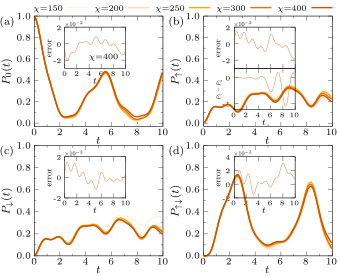

Write gnuplot code to recreate this figure.
set term epslatex standalone size 8.6cm,7cm font ",8" header\
'\usepackage{scalerel}'

lw = 4

#set linestyle 1 lw lw lc rgb "pink"
#set linestyle 2 lw lw lc rgb "red"
# set linestyle 1 lw lw lc rgb "gray"
# set linestyle 2 lw lw lc rgb "black"
# set linestyle 3 lw lw lc rgb "#90EE90"
# set linestyle 4 lw lw lc rgb "#009E73"
# set linestyle 5 lw lw lc rgb "#1E90FF"
# set linestyle 6 lw lw lc rgb "blue"
# set linestyle 1 lw lw lc rgb "pink"
# set linestyle 2 lw lw lc rgb "red"
# set linestyle 3 lw lw lc rgb "#90EE90"
# set linestyle 4 lw lw lc rgb "#009E73"
# set linestyle 5 lw lw lc rgb "#1E90FF"
# set linestyle 6 lw lw lc rgb "blue"
# set linestyle 7 lw lw lc rgb "violet"
# set linestyle 8 lw lw lc rgb "dark-violet"
# set linestyle 9 lw lw lc rgb "#DEB887"
# set linestyle 10 lw lw lc rgb "#CD853F"


#set linestyle 1 lw lw lc rgb "#FFC8C8"
#set linestyle 2 lw lw lc rgb "#FFA0A0"
#set linestyle 3 lw lw lc rgb "#FF7F7F"
#set linestyle 4 lw lw lc rgb "#FF5050"
#set linestyle 5 lw lw lc rgb "#FF0000"
set linestyle 1 lw lw lc rgb "#FFF2E6"
set linestyle 2 lw lw lc rgb "#FFD8B1"
set linestyle 3 lw lw lc rgb "#FFA500"
set linestyle 4 lw lw lc rgb "#E67300"
set linestyle 5 lw lw lc rgb "#CC5500"
#set style arrow 1 noborder lw 2 size 1,20

set out "fig.tex"
set multiplot


# main Figure
set xrange [-0.05:1.05]
set yrange [0:0.55]
set ytics 0,0.1,0.5 offset 0.5,0
set format x '\small{%g}'
set format y '\small{%.1f}'
set xlabel '$\Gamma t$' offset 0,1.2
set ylabel '$\mathcal{G}(\tau)$' offset 3,0
#set key samplen 1 maxcolumns 1
set lmargin 0
set rmargin 0
set tmargin 0
set bmargin 0

w=0.38
h=0.4

# (a)
set size w,h
set origin 0.1,0.54
#set label '$\scriptstyle\beta=10$' at graph 0.4,1.08
set xlabel '$t$' offset 0,1.2
set ylabel '$P_0(t)$' offset 2.5,0
set xrange [0:10]
set xtics 0,2,10 offset 0,0.48
set yrange [-0.03:1]
set ytics -1,0.2,1
set mxtics 2
set mytics 2
# set label '$\chi=200$' at graph 0.4,0.9
# set arrow from graph 0.75,0.915 to graph 0.9,0.915 ls 1 nohead
# set arrow from graph 0.75,0.885 to graph 0.9,0.885 ls 5 dt 2 nohead
# set label '$\chi=250$' at graph 0.4,0.8
# set arrow from graph 0.75,0.815 to graph 0.9,0.815 ls 2 nohead
# set arrow from graph 0.75,0.785 to graph 0.9,0.785 ls 6 dt 2 nohead
# set label '$\chi=300$' at graph 0.4,0.7
# set arrow from graph 0.75,0.715 to graph 0.9,0.715 ls 3 nohead
# set arrow from graph 0.75,0.685 to graph 0.9,0.685 ls 7 dt 2 nohead
# set label '$\chi=400$' at graph 0.4,0.6
# set arrow from graph 0.75,0.615 to graph 0.9,0.615 ls 4 nohead
# set arrow from graph 0.75,0.585 to graph 0.9,0.585 ls 8 dt 2 nohead
set label '(a)' at graph -0.27,0.95
set key Left maxrows 1 samplen 2.5 width -2 vertical spacing 0.9 offset 27.4,1.6
plot "vacuum_Nt200_chi150.dat" u 1:2 w l ls 1 t '$\scriptstyle\chi=150$',\
     "vacuum_Nt200_chi200.dat" u 1:2 w l ls 2 t '$\scriptstyle\chi=200$',\
     "vacuum_Nt200_chi250.dat" u 1:2 w l ls 3 t '$\scriptstyle\chi=250$',\
     "vacuum_Nt200_chi300.dat" u 1:2 w l ls 4 t '$\scriptstyle\chi=300$',\
     "vacuum_Nt200_chi400.dat" u 1:2 w l ls 5 t '$\scriptstyle\chi=400$',\
#     "vacuum_Nt100_chi200.dat" u 1:2 w l ls 5 dt 2 notitle,\
     "vacuum_Nt100_chi250.dat" u 1:2 w l ls 6 dt 2 notitle,\
     "vacuum_Nt100_chi300.dat" u 1:2 w l ls 7 dt 2 notitle,\
     "vacuum_Nt100_chi400.dat" u 1:2 w l ls 8 dt 2 notitle

# (b)
unset label
unset arrow
set size w,h
set origin 0.6,0.54
#set label '$\scriptstyle\beta=100$' at graph 0.4,1.08
set ylabel '$P_{\uparrow}(t)$' offset 2.5,0
set xtics 0,2,100 offset 0,0.48
set xrange [0:10]
set label '(b)' at graph -0.27,0.95
plot "nup_Nt200_chi150.dat" u 1:2 w l ls 1 notitle,\
     "nup_Nt200_chi200.dat" u 1:2 w l ls 2 notitle,\
     "nup_Nt200_chi250.dat" u 1:2 w l ls 3 notitle,\
     "nup_Nt200_chi300.dat" u 1:2 w l ls 4 notitle,\
     "nup_Nt200_chi400.dat" u 1:2 w l ls 5 notitle,\
     #"nup_Nt100_chi200.dat" u 1:2 w l ls 5 dt 2 notitle,\
     "nup_Nt100_chi250.dat" u 1:2 w l ls 6 dt 2 notitle,\
     "nup_Nt100_chi300.dat" u 1:2 w l ls 7 dt 2 notitle,\
     "nup_Nt100_chi400.dat" u 1:2 w l ls 8 dt 2 notitle,\
     


# (c)
unset label
set size w,h
set origin 0.1,0.07
set ylabel '$P_{\downarrow}(t)$' offset 2.5,0
set xrange [0:10]
set xtics 0,2,10 offset 0,0.48
set yrange [0:1]
set ytics 0,0.2,1
set label '(c)' at graph -0.27,0.95
plot "ndown_Nt200_chi150.dat" u 1:2 w l ls 1 notitle,\
     "ndown_Nt200_chi200.dat" u 1:2 w l ls 2 notitle,\
     "ndown_Nt200_chi250.dat" u 1:2 w l ls 3 notitle,\
     "ndown_Nt200_chi300.dat" u 1:2 w l ls 4 notitle,\
     "ndown_Nt200_chi400.dat" u 1:2 w l ls 5 notitle,\
     #"ndown_Nt100_chi200.dat" u 1:2 w l ls 5 dt 2 notitle,\
     "ndown_Nt100_chi250.dat" u 1:2 w l ls 6 dt 2 notitle,\
     "ndown_Nt100_chi300.dat" u 1:2 w l ls 7 dt 2 notitle,\
     "ndown_Nt100_chi400.dat" u 1:2 w l ls 8 dt 2 notitle,\

# (d)
set size w,h
set origin 0.6,0.07
unset label
set ylabel '$P_{\uparrow\downarrow}(t)$' offset 2.5,0
set xrange [0:10]
set xtics 0,2,10 offset 0,0.48
set yrange [0:1]
set ytics 0,0.2,1
set label '(d)' at graph -0.27,0.95
plot "nn_Nt200_chi150.dat" u 1:2 w l ls 1 notitle,\
     "nn_Nt200_chi200.dat" u 1:2 w l ls 2 notitle,\
     "nn_Nt200_chi250.dat" u 1:2 w l ls 3 notitle,\
     "nn_Nt200_chi300.dat" u 1:2 w l ls 4 notitle,\
     "nn_Nt200_chi400.dat" u 1:2 w l ls 5 notitle,\
     #"nn_Nt100_chi200.dat" u 1:2 w l ls 5 dt 2 notitle,\
     "nn_Nt100_chi250.dat" u 1:2 w l ls 6 dt 2 notitle,\
     "nn_Nt100_chi300.dat" u 1:2 w l ls 7 dt 2 notitle,\
     "nn_Nt100_chi400.dat" u 1:2 w l ls 8 dt 2 notitle



# Inset
# (a)
unset label
unset arrow
unset xlabel
unset ylabel
set size 0.18,0.15
set origin 0.19,0.75
set mxtics 1
set mytics 1
set yrange [-3:2]
set ytics -4,2,8
set xrange [0:10]
set xtics 0,2,10 offset 0,0.6
set ylabel '\scaleto{\mathrm{error}}{2.5pt}' offset 3.2,0
set xlabel '\scaleto{t}{4pt}' offset 0,1.4
set format y '\tiny{%.0f}'
set format x '\tiny{%.0f}'
set label '$\scriptstyle\chi=400$' at graph 0.4,0.3
set label '\scaleto{\times10^{-2}}{4pt}' at graph 0,1.1
plot "vacuum_diff_chi400.dat" u 1:($2*1e2) w l ls 5 lw 1 notitle,\


# (b)
unset label
unset arrow
unset xlabel
unset ylabel
set size 0.18,0.15
set origin 0.69,0.75
set mxtics 1
set mytics 1
set yrange [-3:2]
#set ylabel '\scaleto{\mathcal{E}}{4pt}' offset 2.8,0
#set xlabel '\scaleto{\delta\tau}{4pt}' offset 0,1.4
#set format y '\tiny{%.0f}'
#set format x '\tiny{%.1f}'
set label '\scaleto{\times10^{-2}}{4pt}' at graph 0,1.1
set ylabel '\scaleto{\mathrm{error}}{2.5pt}' offset 3.2,0
set xtics ("" 0, "" 2, "" 4, "" 6, "" 8, "" 10) offset 0,0
plot "nup_diff_chi400.dat" u 1:($2*1e2) w l ls 5 lw 1 notitle,\

# (c)
unset label
unset arrow
unset xlabel
unset ylabel
set size 0.18,0.15
set origin 0.19,0.28
set mxtics 1
set mytics 1
set xtics 0,2,10 offset 0,0.6
set yrange [-2:2]
#set ylabel '\scaleto{\mathcal{E}}{4pt}' offset 2.8,0
#set xlabel '\scaleto{\delta\tau}{4pt}' offset 0,1.4
#set format y '\tiny{%.0f}'
#set format x '\tiny{%.1f}'
set label '\scaleto{\times10^{-2}}{4pt}' at graph 0,1.1
set ylabel '\scaleto{\mathrm{error}}{2.5pt}' offset 3.2,0
set xlabel '\scaleto{t}{4pt}' offset 0,1.4
plot "ndown_diff_chi400.dat" u 1:($2*1e2) w l ls 5 lw 1 notitle,\

# (d)
unset label
unset arrow
unset xlabel
unset ylabel
set size 0.18,0.15
set origin 0.69,0.28
set mxtics 1
set mytics 1
set yrange [-2:4]
set ytics -10,2,8
#set ylabel '\scaleto{\mathcal{E}}{4pt}' offset 2.8,0
#set xlabel '\scaleto{\delta\tau}{4pt}' offset 0,1.4
#set format y '\tiny{%.0f}'
#set format x '\tiny{%.1f}'
set label '\scaleto{\times10^{-2}}{4pt}' at graph 0,1.1
set ylabel '\scaleto{\mathrm{error}}{2.5pt}' offset 3.2,0
set xlabel '\scaleto{t}{4pt}' offset 0,1.4
plot "nn_diff_chi400.dat" u 1:($2*1e2) w l ls 5 lw 1 notitle

# (b) magnetization inset: P_up - P_down, delta t = 0.05, chi = 400
unset label
unset arrow
unset xlabel
unset ylabel
set size 0.18,0.15
set origin 0.69,0.60
set mxtics 1
set mytics 1
set yrange [-1.25:0.35]
set ytics -1,1,0
set xrange [0:10]
set xtics 0,2,10 offset 0,0.6
set ylabel '\scaleto{P_{\uparrow}-P_{\downarrow}}{4pt}' offset 3.2,0
set xlabel '\scaleto{t}{4pt}' offset 0,1.4
set format y '\tiny{%.0f}'
set format x '\tiny{%.0f}'
plot '< paste nup_Nt200_chi400.dat ndown_Nt200_chi400.dat' u 1:(($2-$4)*1e2) w l ls 5 lw 1 notitle
